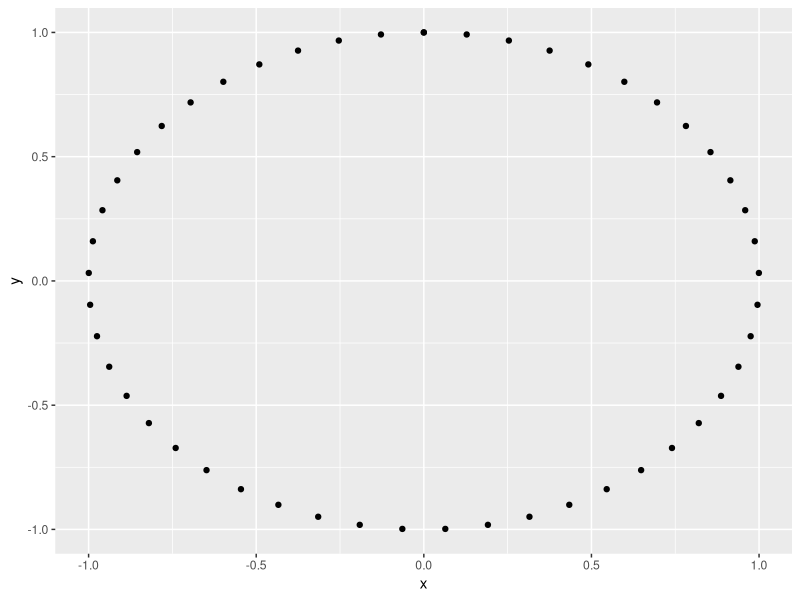
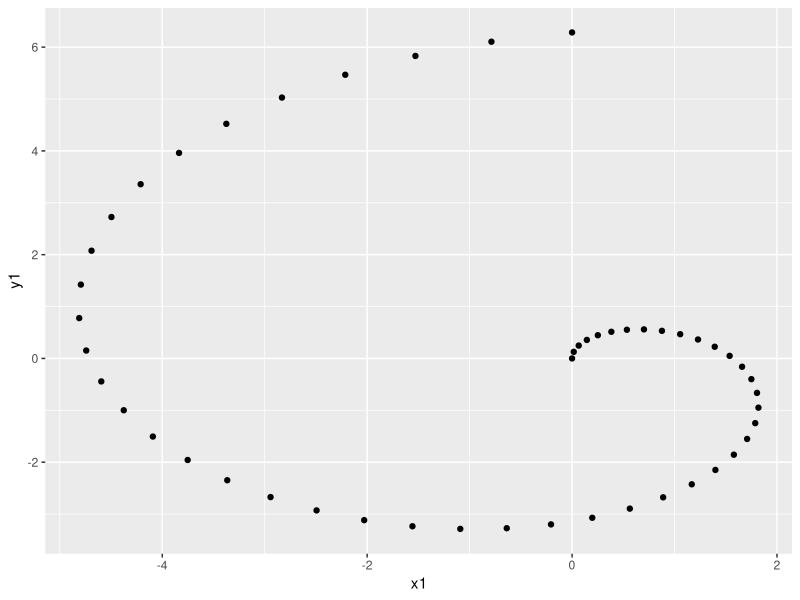
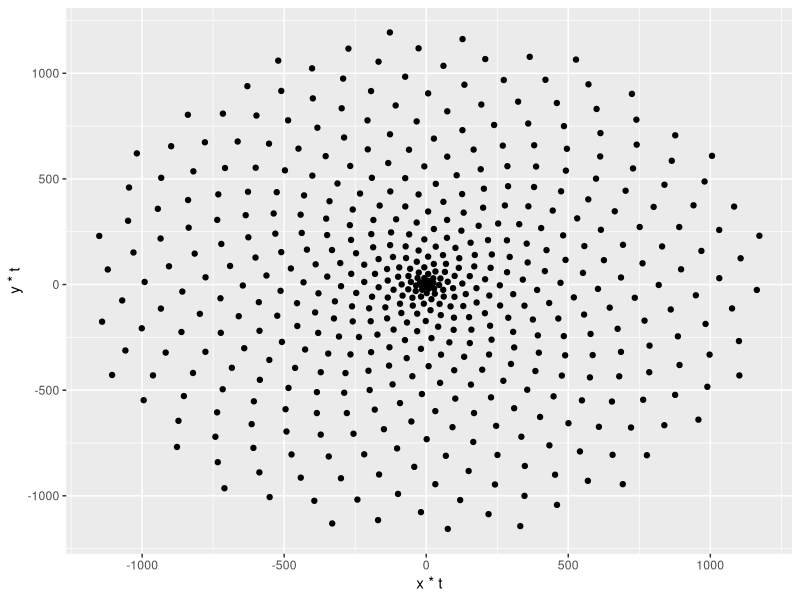
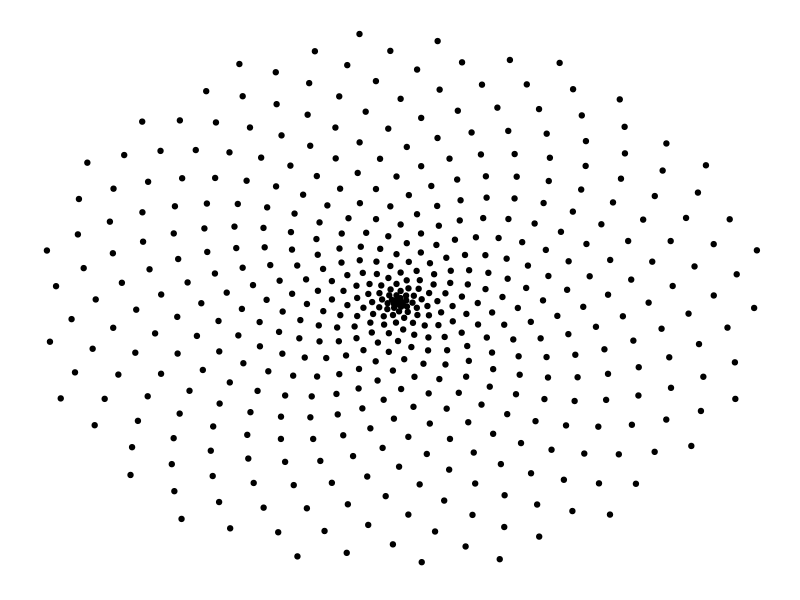
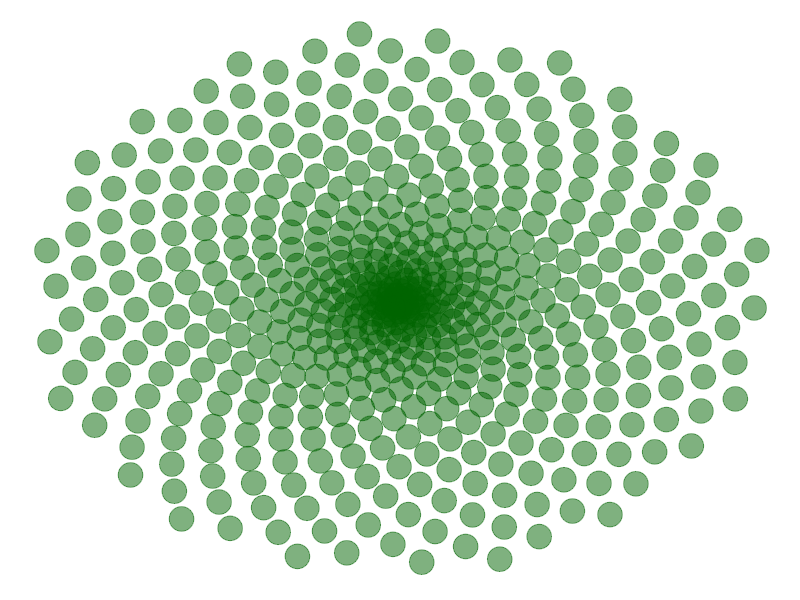
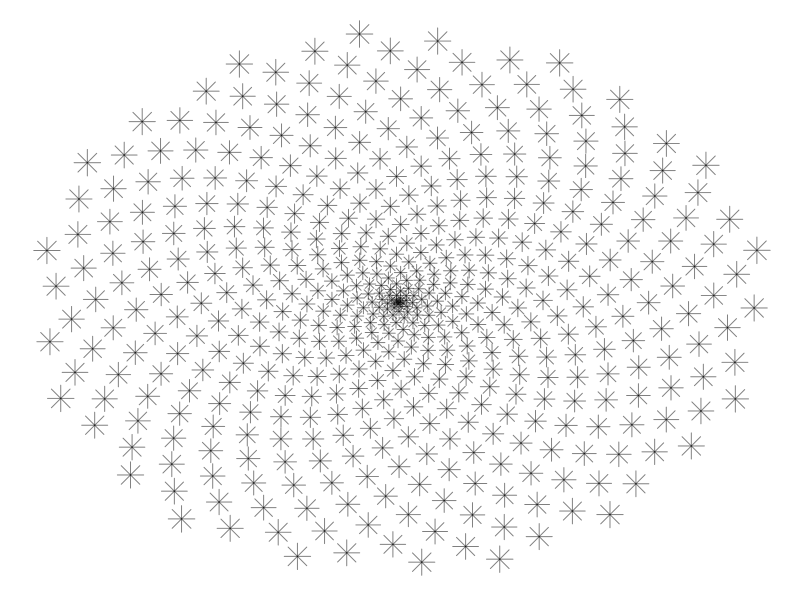
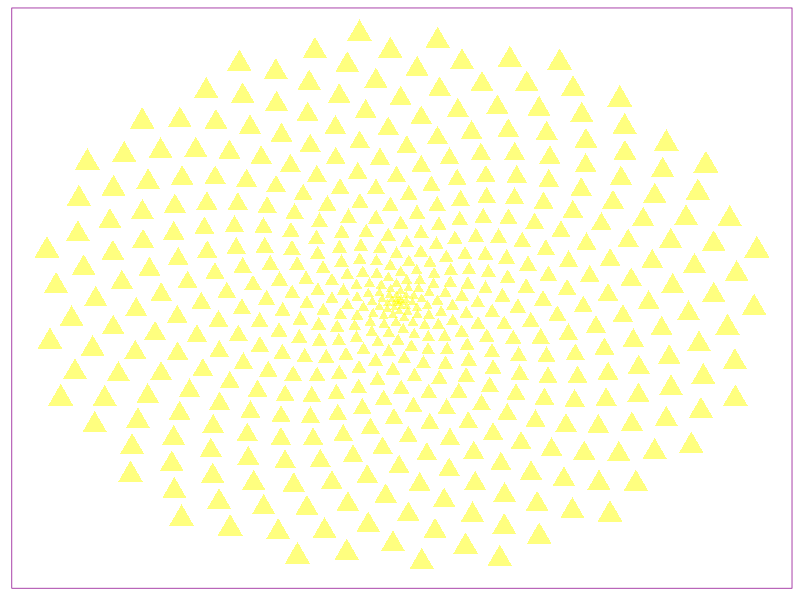
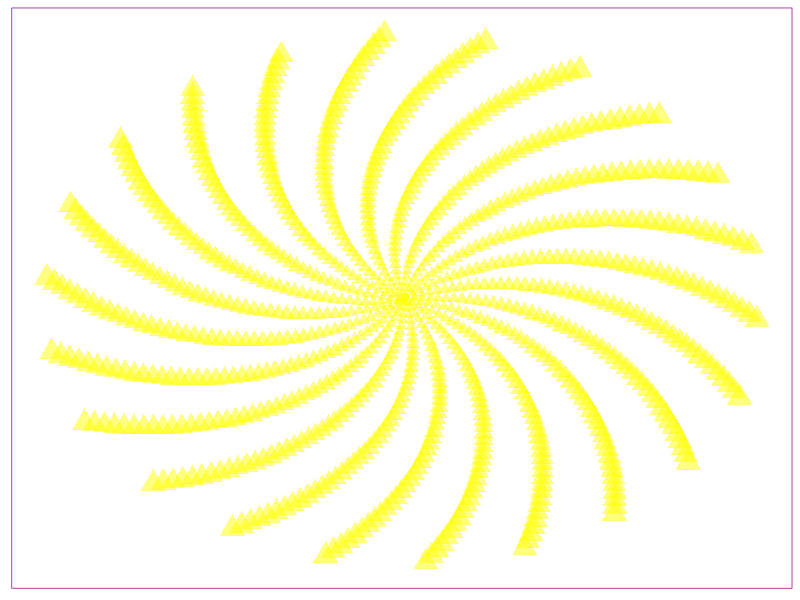

Reproduce these figures in R, in order.
## ---- chunk 1
knitr::opts_chunk$set(fig.width=4, fig.height=4) 
## ---- chunk 2
# adjusting plot sizing
options(repr.plot.width = 5, repr.plot.height = 5)
library(ggplot2)
## ---- chunk 3
# use 50 points to draw a circle of radius 1

t <- seq(0, 2*pi, length.out = 50) # 50 data points from 0 up to 2*pi (angles)
x <- sin(t)
y <- cos(t)
df <- data.frame(t, x, y) # data set of angles, sin and cos

# Make a scatter plot of points in a circle
p <- ggplot(df, aes(x, y))

## ---- chunk 4
p + geom_point()
## ---- chunk 5
x1 <- t * x
y1 <- t * y
df1 <- data.frame(t, x1, y1)
p1 <- ggplot(df1, aes(x1, y1))
p1 + geom_point()
## ---- chunk 6
# Defining the number of points
points <- 500

# Defining the Golden Angle
angle <- pi * (3 - sqrt(5))

# remake the scatter plot again
# t <- seq(1*angle, 500*angle, length.out = 500) # t <- (1:points) * angle
t <- (1:points) * angle
x <- sin(t)
y <-cos(t)
df <- data.frame(t, x, y)
p <- ggplot(df, aes(x*t, y*t))
p + geom_point()
## ---- chunk 7
df <- data.frame(t, x, y)

# Make a scatter plot of points in a spiral
p <- ggplot(df, aes(x*t, y*t))

p + geom_point() + theme(panel.background = element_rect(fill = "white", colour = "white"), title =  element_blank(), axis.ticks =  element_blank(), axis.text =  element_blank(), panel.grid =element_blank() )

## ---- chunk 8


# Make a scatter plot of points in a spiral
p <- ggplot(df, aes(x*t, y*t))

p + geom_point(alpha = 0.5, size = 8, color = "darkgreen") + theme(panel.background = element_rect(fill = "white", colour = "white"), title =  element_blank(), axis.ticks =  element_blank(), axis.text =  element_blank(), panel.grid =element_blank())
## ---- chunk 9
p <- ggplot(df, aes(x*t, y*t))
p + geom_point(mapping = aes(size = t), alpha = 0.5, shape=8, color = "black") +
theme(panel.background = element_rect(fill = "white", colour = "white"),
      title =  element_blank(), axis.ticks =  element_blank(),
      axis.text =  element_blank(), panel.grid =element_blank(),
      legend.position = "none")
## ---- chunk 10
p <- ggplot(df, aes(x*t, y*t))
p + geom_point(mapping = aes(size = t), alpha = 0.5, shape=17, color = "yellow") +
theme(panel.background = element_rect(fill = "white", colour = "darkmagenta"),
      title =  element_blank(), axis.ticks =  element_blank(),
      axis.text =  element_blank(), panel.grid =element_blank(),
      legend.position = "none")
## ---- chunk 11

    angle <- 2
    points <- 1000
    
    t <- (1:points)*angle
    x <- sin(t)
    y <- cos(t)
    
    df <- data.frame(t, x, y)
  
    p <- ggplot(df, aes(x*t, y*t))
    p + geom_point(mapping = aes(size = t), alpha = 0.5, shape=17, color = "yellow") +
    theme(panel.background = element_rect(fill = "white", colour = "darkmagenta"),
          title =  element_blank(), axis.ticks =  element_blank(),
          axis.text =  element_blank(), panel.grid =element_blank(),
          legend.position = "none")
    
ggsave("2.png", width = 4, height = 4)
## ---- chunk 12
angle <- 1.77
points <- 2000

t <- (1:points)*angle
x <- sin(t)
y <- cos(t)

df <- data.frame(t, x, y)

p <- ggplot(df, aes(x*t, y*t))
p + geom_point(mapping = aes(size = t), alpha = 0.1, shape=16, color = "pink") +
theme(panel.background = element_rect(fill = "white", colour = "darkmagenta"),
      title =  element_blank(), axis.ticks =  element_blank(),
      axis.text =  element_blank(), panel.grid =element_blank(),
      legend.position = "none")

ggsave("3.png", width = 4, height = 4)
## ---- chunk 13
angle <- 13 * pi / 180
points <- 1300

t <- (1:points)*angle
x <- sin(t)
y <- cos(t)

df <- data.frame(t, x, y)

p <- ggplot(df, aes(x*t, y*t))
p + geom_point(size = 80, alpha = 0.1, shape=1, color = "magenta4") +
theme(panel.background = element_rect(fill = "white", colour = "darkmagenta"),
      title =  element_blank(), axis.ticks =  element_blank(),
      axis.text =  element_blank(), panel.grid =element_blank(),
      legend.position = "none")
ggsave("4.png", width = 3, height = 3)
## ---- chunk 14
angle <- 19 * pi / 180
points <- 1500

t <- (1:points)*angle
x <- sin(t)
y <- cos(t)

df <- data.frame(t, x, y)

p <- ggplot(df, aes(x*t, y*t))
p + geom_point(size = 80, alpha = 0.1, shape=1, color = "Turquoise") +
theme(panel.background = element_rect(fill = "white", colour = "darkmagenta"),
      title =  element_blank(), axis.ticks =  element_blank(),
      axis.text =  element_blank(), panel.grid =element_blank(),
      legend.position = "none")
ggsave("1.png", width = 4, height = 4)
## ---- chunk 15
play_phyllotaxis <-function(factor, points = 2000, color){
  angle <-  factor*pi / 180
  points <- points

  t <- (1:points)*angle
  x <- sin(t)
  y <- cos(t)
  
  df <- data.frame(t, x, y)
  
  p <- ggplot(df, aes(x*t, y*t))
  p + geom_point(size = 80, alpha = 0.1, shape=1, color = color) +
  theme(panel.background = element_rect(fill = "white", colour = "darkmagenta"),
        title =  element_blank(), axis.ticks =  element_blank(),
        axis.text =  element_blank(), panel.grid =element_blank(),
        legend.position = "none")
  
}
## ---- chunk 16

play_phyllotaxis(15, 2000, "red")
ggsave("5.png", width = 4, height = 4)
## ---- chunk 17
play_phyllotaxis(0.75, 2000, "green")
ggsave("6.png", width = 4, height = 4)
## ---- chunk 18
play_phyllotaxis(72, 2000, "blue")
ggsave("6.png", width = 4, height = 4)
